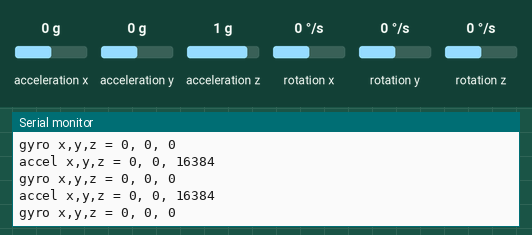
This sketch was run on a simulated Arduino Uno, built with avr-gcc and run on an emulated ATmega328P. On the bench: the last lines printed to the serial monitor. Wiring (inferred from the names in the program): MPU-6050 motion sensor at I2C address 0x68. The inputs (shaded band) are chosen by the test bench; at power-on: acceleration x 0 g, acceleration y 0 g, acceleration z 1 g, rotation x 0 °/s, rotation y 0 °/s, rotation z 0 °/s.

Above: at 1.3 s.
1.4 s: acceleration x set to -1.4 g
At 1.71 s:
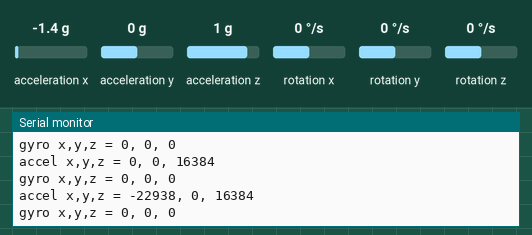
2.9 s: acceleration y set to -1.4 g
At 3.21 s:
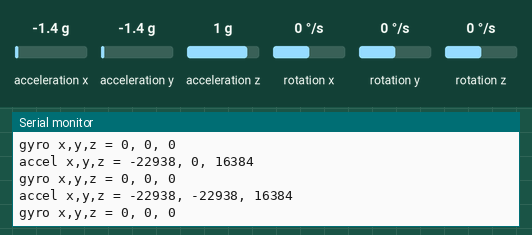
4.4 s: acceleration z set to -1.4 g
At 4.72 s:
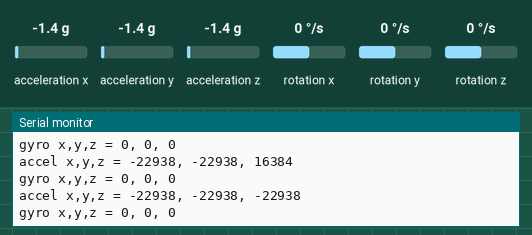
5.9 s: rotation x set to -192 °/s
At 6.23 s:
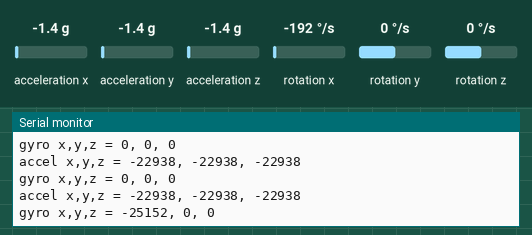
7.4 s: rotation y set to -192 °/s
At 7.48 s:
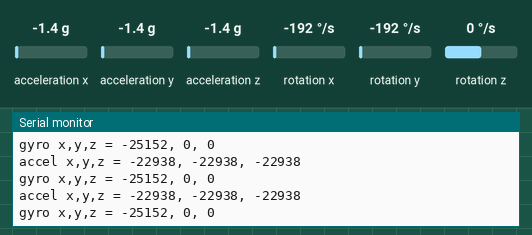

The sketch:

3_I2C_MPU6050.ino
```cpp
#include "MPU6050.h"

MPU6050 mpu6050;

#define SENSOR_READ_INTERVAL 250      // 센서 읽는 간격
unsigned long prevSensoredTime = 0;
unsigned long curSensoredTime = 0;


void setup() {
  Serial.begin(9600);
  mpu6050.begin();
}

void loop() {
  accel_t_gyro_union accel_t_gyro;
  curSensoredTime = millis();

  // 250ms 간격으로 센서 읽기
  if(curSensoredTime - prevSensoredTime > SENSOR_READ_INTERVAL) {
    mpu6050.readFromSensor(accel_t_gyro);  // Read from sensor
    prevSensoredTime = curSensoredTime;

    // Print raw accel, gyro values
    Serial.print(F("accel x,y,z = "));
    Serial.print(accel_t_gyro.value.x_accel, DEC);
    Serial.print(F(", "));
    Serial.print(accel_t_gyro.value.y_accel, DEC);
    Serial.print(F(", "));
    Serial.print(accel_t_gyro.value.z_accel, DEC);
    Serial.println(F(""));

    Serial.print(F("gyro x,y,z = "));
    Serial.print(accel_t_gyro.value.x_gyro, DEC);
    Serial.print(F(", "));
    Serial.print(accel_t_gyro.value.y_gyro, DEC);
    Serial.print(F(", "));
    Serial.print(accel_t_gyro.value.z_gyro, DEC);
    Serial.println(F(""));
  }
}
```

MPU6050.cpp
```cpp
#include "MPU6050.h"

int MPU6050::begin() {
  int error;
  uint8_t c;

  Wire.begin();

  // default at power-up:
  // Gyro at 250 degrees second
  // Acceleration at 2g
  // Clock source at internal 8MHz
  // The device is in sleep mode.
  //
  error = this->MPU6050_read (MPU6050_WHO_AM_I, &c, 1);

  // According to the datasheet, the 'sleep' bit
  // should read a '1'. But I read a '0'.
  // That bit has to be cleared, since the sensor
  // is in sleep mode at power-up. Even if the
  // bit reads '0'.
  error = this->MPU6050_read (MPU6050_PWR_MGMT_2, &c, 1);

  // Clear the 'sleep' bit to start the sensor.
  this->MPU6050_write_reg (MPU6050_PWR_MGMT_1, 0);
}

/**************************************************
 * MPU-6050 Sensor read/write
 **************************************************/

int MPU6050::readFromSensor(accel_t_gyro_union &accel_t_gyro) {
  int error;
  double dT;

  error = MPU6050_read (MPU6050_ACCEL_XOUT_H, (uint8_t *) &accel_t_gyro, sizeof(accel_t_gyro));
  if(error != 0) {
    return error;
  }

  //-----------------------------------------------------------
  // Swap all high and low bytes.
  // After this, the registers values are swapped,
  // so the structure name like x_accel_l does no
  // longer contain the lower byte.
  uint8_t swap;
  #define SWAP(x,y) swap = x; x = y; y = swap
  SWAP (accel_t_gyro.reg.x_accel_h, accel_t_gyro.reg.x_accel_l);
  SWAP (accel_t_gyro.reg.y_accel_h, accel_t_gyro.reg.y_accel_l);
  SWAP (accel_t_gyro.reg.z_accel_h, accel_t_gyro.reg.z_accel_l);
  SWAP (accel_t_gyro.reg.t_h, accel_t_gyro.reg.t_l);
  SWAP (accel_t_gyro.reg.x_gyro_h, accel_t_gyro.reg.x_gyro_l);
  SWAP (accel_t_gyro.reg.y_gyro_h, accel_t_gyro.reg.y_gyro_l);
  SWAP (accel_t_gyro.reg.z_gyro_h, accel_t_gyro.reg.z_gyro_l);

  return error;
}

int MPU6050::MPU6050_read(int start, uint8_t *buffer, int size)
{
  int i, n, error;

  Wire.beginTransmission(MPU6050_I2C_ADDRESS);

  n = Wire.write(start);
  if (n != 1)
    return (-10);

  n = Wire.endTransmission(false); // hold the I2C-bus
  if (n != 0)
    return (n);

  // Third parameter is true: relase I2C-bus after data is read.
  Wire.requestFrom(MPU6050_I2C_ADDRESS, size, true);
  i = 0;
  while(Wire.available() && i<size)
  {
    buffer[i++]=Wire.read();
  }
  if ( i != size)
    return (-11);
  return (0); // return : no error
}

int MPU6050::MPU6050_write(int start, const uint8_t *pData, int size)
{
  int n, error;

  Wire.beginTransmission(MPU6050_I2C_ADDRESS);

  n = Wire.write(start); // write the start address
  if (n != 1)
    return (-20);

  n = Wire.write(pData, size); // write data bytes
  if (n != size)
    return (-21);

  error = Wire.endTransmission(true); // release the I2C-bus
  if (error != 0)
    return (error);
  return (0); // return : no error
}

int MPU6050::MPU6050_write_reg(int reg, uint8_t data)
{
  int error;
  error = this->MPU6050_write(reg, &data, 1);
  return (error);
}
```

MPU6050.h
```cpp
#ifndef _CPP_MPU6050
#define _CPP_MPU6050

#include <math.h>
#include <Wire.h>

#define MPU6050_ACCEL_XOUT_H 0x3B // R
#define MPU6050_PWR_MGMT_1 0x6B // R/W
#define MPU6050_PWR_MGMT_2 0x6C // R/W
#define MPU6050_WHO_AM_I 0x75 // R
#define MPU6050_I2C_ADDRESS 0x68    // I2C address of MPU-6050 module

typedef union accel_t_gyro_union {
  struct {
    uint8_t x_accel_h;
    uint8_t x_accel_l;
    uint8_t y_accel_h;
    uint8_t y_accel_l;
    uint8_t z_accel_h;
    uint8_t z_accel_l;
    uint8_t t_h;
    uint8_t t_l;
    uint8_t x_gyro_h;
    uint8_t x_gyro_l;
    uint8_t y_gyro_h;
    uint8_t y_gyro_l;
    uint8_t z_gyro_h;
    uint8_t z_gyro_l;
  } reg;

  struct {
    int x_accel;
    int y_accel;
    int z_accel;
    int temperature;
    int x_gyro;
    int y_gyro;
    int z_gyro;
  } value;
};

class MPU6050
{
  public:
    int begin();
    int readFromSensor(accel_t_gyro_union &accel_t_gyro);
    int MPU6050_read(int start, uint8_t *buffer, int size);
    int MPU6050_write(int start, const uint8_t *pData, int size);
    int MPU6050_write_reg(int reg, uint8_t data);
};

#endif  /* _CPP_MPU6050 */
```

Measured:
- after the input at 1.4 s, the serial monitor: prints a new line after 0.11 s (image 1)
- after the input at 2.9 s, the serial monitor: prints a new line after 0.11 s (image 2)
- after the input at 4.4 s, the serial monitor: prints a new line after 0.12 s (image 3)
- after the input at 5.9 s, the serial monitor: prints a new line after 0.17 s (image 4)
